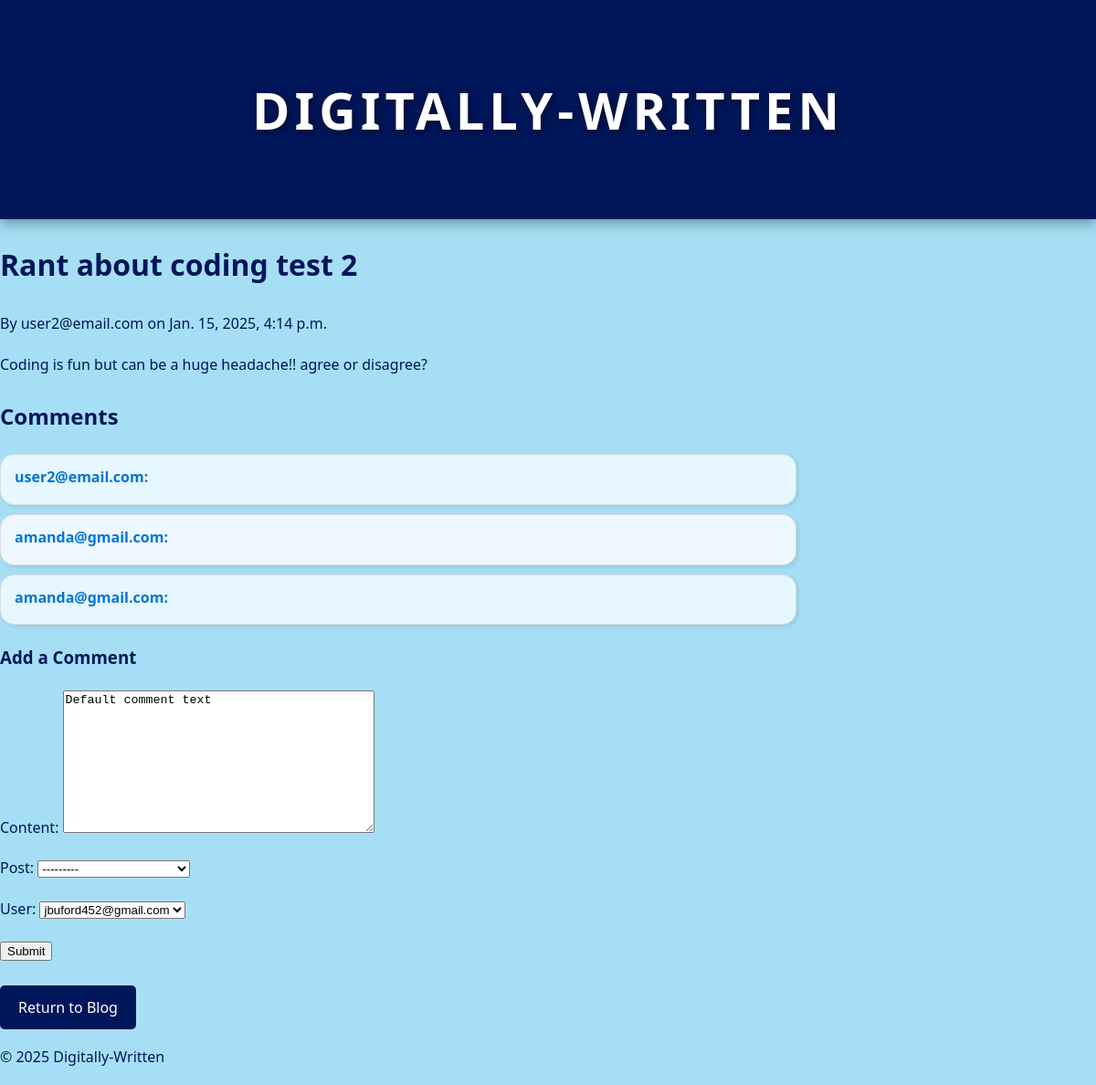
The page /post/2/ (signed in) on the database its author committed.
### app/models.py (models this page shows, shortened)
class Post(models.Model):
    title = models.CharField(max_length=200)
    content = models.TextField()
    author = models.ForeignKey(User, on_delete=models.CASCADE)
    created_at = models.DateTimeField(auto_now_add=True)
    updated_at = models.DateTimeField(auto_now=True)
    def __str__(self):
        return self.title

class Comment(models.Model):
    content = models.TextField(default='Default comment text')
    author = models.ForeignKey(User, on_delete=models.CASCADE, related_name='author_comments')
    user = models.ForeignKey(User, on_delete=models.CASCADE, default=1)
    post = models.ForeignKey(Post, on_delete=models.CASCADE)
    created_at = models.DateTimeField(auto_now_add=True)

### app/views.py (the view)
# urls.py: path('post/<int:pk>/', views.post_detail, name='post_detail'),
def post_detail(request, pk):
    post = get_object_or_404(Post, pk=pk)
    comments = Comment.objects.filter(post=post)
    if request.method == 'POST':
        comment_form = CommentForm(request.POST)
        if comment_form.is_valid():
            new_comment = comment_form.save(commit=False)
            new_comment.post = post
            new_comment.author = request.user
            return redirect('post_detail', pk=post.pk)
    else:
        comment_form = CommentForm()
    return render(request, 'post_detail.html', {
        'post': post,
        'comments': comments,
        'comment_form': comment_form,
    })

### app/forms.py
class CommentForm(forms.ModelForm):
    class Meta:
        model = Comment
        fields = ['content', 'post', 'user']

### app/templates/post_detail.html (shortened to what this page needs)
{% extends 'base.html' %}
{% block content %}
    <div class="post-details">
        <h1>{{ post.title }}</h1>
        <p class="post-meta">By {{ post.author }} on {{ post.created_at }}</p>
        <p>{{ post.content }}</p>
    </div>
    <div class="comments-section">
        <h2>Comments</h2>
        <ul class="comments-list">
            {% for comment in comments %}
                <li class="comment-bubble">
                    <strong>{{ comment.author.username }}:</strong>
                </li>
            {% empty %}
                <p>No comments yet. Be the first to comment!</p>
            {% endfor %}
        </ul>
    </div>
    {% if user.is_authenticated %}
        <h3>Add a Comment</h3>
        <form method="post">
            {{ comment_form.as_p }}
            <button type="submit">Submit</button>
        </form>
    {% else %}
        <p>You must <a href="{% url 'login' %}">log in</a> to comment.</p>
    {% endif %}
    <div class="return-to-blog">
        <a href="{% url 'post_list' %}" class="btn">Return to Blog</a>
    </div>
{% endblock %}

### app/static/styles.css (style rules this page uses)
body { font-family: 'Segoe UI', Tahoma, Geneva, Verdana, sans-serif; background-color: #A6DFF5; color: #00165A; margin: 0; padding: 0; line-height: 1.8; }
.btn { display: inline-block; background-color: #00165A; color: #fff; padding: 1rem 2rem; font-size: 1.2rem; text-decoration: none; border-radius: 8px; text-align: center; transition: background-color 0.3s ease; margin-top: 1.5rem; }
.comments-section { margin-top: 20px; }
.comments-list { list-style-type: none; padding: 0; }
.comment-bubble { background-color: #f0f8ff; border: 1px solid #dcdcdc; border-radius: 15px; padding: 10px 15px; margin-bottom: 10px; max-width: 70%; word-wrap: break-word; box-shadow: 2px 2px 5px rgba(0, 0, 0, 0.1); }
.comment-bubble strong { color: #0074d9; font-weight: bold; display: block; margin-bottom: 5px; }
.comment-bubble:nth-child(odd) { background-color: #e6f7ff; }
.btn { padding: 10px 20px; font-size: 16px; border: none; border-radius: 5px; cursor: pointer; }

### rows shown on the page
Post: title "Rant about coding test 2", author "user2@email.com", created_at "Jan. 15, 2025, 4:14 p.m.", content "Coding is fun but can be a huge headache!! agree or disagree?"
Comment: author.username "user2@email.com"
Comment: author.username "amanda@gmail.com"
Comment: author.username "amanda@gmail.com"
